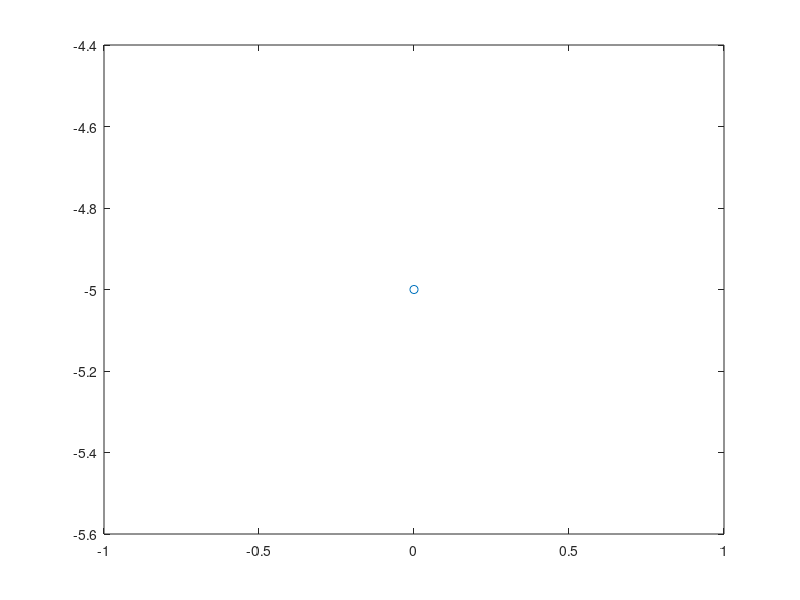

This chart was generated by the following MATLAB code: (Note: this script raises an error after producing the figure.)
goal = [15; -2];

% change x0 for the two estimates of the starting position
x0 = [0; -5];
%x0 = [0; 9];


S0 = diag([1 1]);
Q = diag([1/16 1/16]);
R = diag([1/16 1/16]);
m1 = [5; 0];
m2 = [10; 0];

xtrue = [0; 5];

distance = norm(goal - x0);
xEst = x0;
PEst = eye(2);
u = [0; 0];
z = [norm(m1 - xtrue); norm(m2 - xtrue)] + mvnrnd([0 0], R).';
plot(xEst(1), xEst(2), 'o');
hold on
for t = 1:25
    [xEst,PEst] = ekf(xEst, PEst, u, z);
    plot(xEst(1), xEst(2), 'bo');
    u = goal - xEst;
    u = u / norm(u) + mvnrnd([0 0], Q).';
    xtrue = xtrue + u;
    plot(xtrue(1), xtrue(2), 'r*');
    z = [norm(m1 - xtrue); norm(m2 - xtrue)] + mvnrnd([0 0], R).';
end